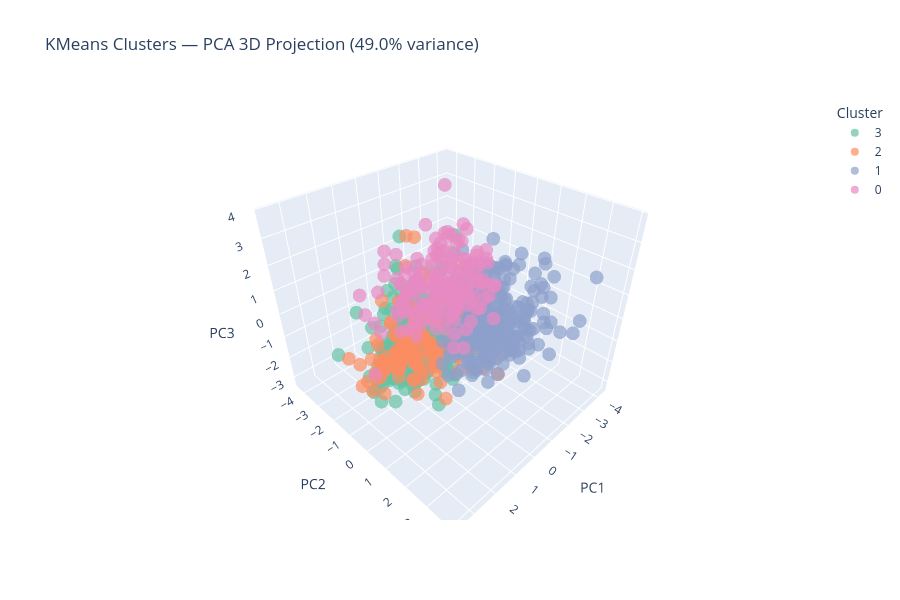

The notebook cell this image was saved under:
### Markdown cell above
**Also try PCA 3D Cluster Visualization with 3 components to cover more variance of data.**

### Code cell
# PCA 3D Cluster Visualization

pca = PCA(n_components=3, random_state=42)
X_pca = pca.fit_transform(X_scaled)

pca_df = pd.DataFrame({
    'PC1'    : X_pca[:, 0],
    'PC2'    : X_pca[:, 1],
    'PC3'    : X_pca[:, 2],
    'Cluster': cluster_labels.astype(str)
})

fig = px.scatter_3d(pca_df, x='PC1', y='PC2', z='PC3',
                    color='Cluster',
                    color_discrete_sequence=px.colors.qualitative.Set2,
                    title=f'KMeans Clusters — PCA 3D Projection '
                          f'({pca.explained_variance_ratio_.sum()*100:.1f}% variance)',
                    opacity=0.7)

fig.update_layout(plot_bgcolor='white', height=600)
fig.show()

print(f"Explained variance: {pca.explained_variance_ratio_.sum()*100:.1f}%")
print(f"   PC1: {pca.explained_variance_ratio_[0]*100:.1f}%")
print(f"   PC2: {pca.explained_variance_ratio_[1]*100:.1f}%")
print(f"   PC3: {pca.explained_variance_ratio_[2]*100:.1f}%")

### Figure 1 — Plotly figure (JSON) as saved in the notebook; plotly's stock layout.template omitted (floating-point values rounded to 4 significant figures; data arrays with more than 128 entries replaced by an {"elided": "..."} marker saying what was removed)
{"data": [{"hovertemplate": "Cluster=3<br>PC1=%{x}<br>PC2=%{y}<br>PC3=%{z}<extra></extra>", "legendgroup": "3", "marker": {"color": "rgb(102,194,165)", "opacity": 0.7, "symbol": "circle"}, "mode": "markers", "name": "3", "scene": "scene", "showlegend": true, "type": "scatter3d", "x": {"elided": "297 float values"}, "y": {"elided": "297 float values"}, "z": {"elided": "297 float values"}}, {"hovertemplate": "Cluster=2<br>PC1=%{x}<br>PC2=%{y}<br>PC3=%{z}<extra></extra>", "legendgroup": "2", "marker": {"color": "rgb(252,141,98)", "opacity": 0.7, "symbol": "circle"}, "mode": "markers", "name": "2", "scene": "scene", "showlegend": true, "type": "scatter3d", "x": {"elided": "156 float values"}, "y": {"elided": "156 float values"}, "z": {"elided": "156 float values"}}, {"hovertemplate": "Cluster=1<br>PC1=%{x}<br>PC2=%{y}<br>PC3=%{z}<extra></extra>", "legendgroup": "1", "marker": {"color": "rgb(141,160,203)", "opacity": 0.7, "symbol": "circle"}, "mode": "markers", "name": "1", "scene": "scene", "showlegend": true, "type": "scatter3d", "x": {"elided": "282 float values"}, "y": {"elided": "282 float values"}, "z": {"elided": "282 float values"}}, {"hovertemplate": "Cluster=0<br>PC1=%{x}<br>PC2=%{y}<br>PC3=%{z}<extra></extra>", "legendgroup": "0", "marker": {"color": "rgb(231,138,195)", "opacity": 0.7, "symbol": "circle"}, "mode": "markers", "name": "0", "scene": "scene", "showlegend": true, "type": "scatter3d", "x": {"elided": "183 float values"}, "y": {"elided": "183 float values"}, "z": {"elided": "183 float values"}}], "layout": {"height": 600, "legend": {"title": {"text": "Cluster"}, "tracegroupgap": 0}, "plot_bgcolor": "white", "scene": {"domain": {"x": [0, 1], "y": [0, 1]}, "xaxis": {"title": {"text": "PC1"}}, "yaxis": {"title": {"text": "PC2"}}, "zaxis": {"title": {"text": "PC3"}}}, "title": {"text": "KMeans Clusters — PCA 3D Projection (49.0% variance)"}}}
